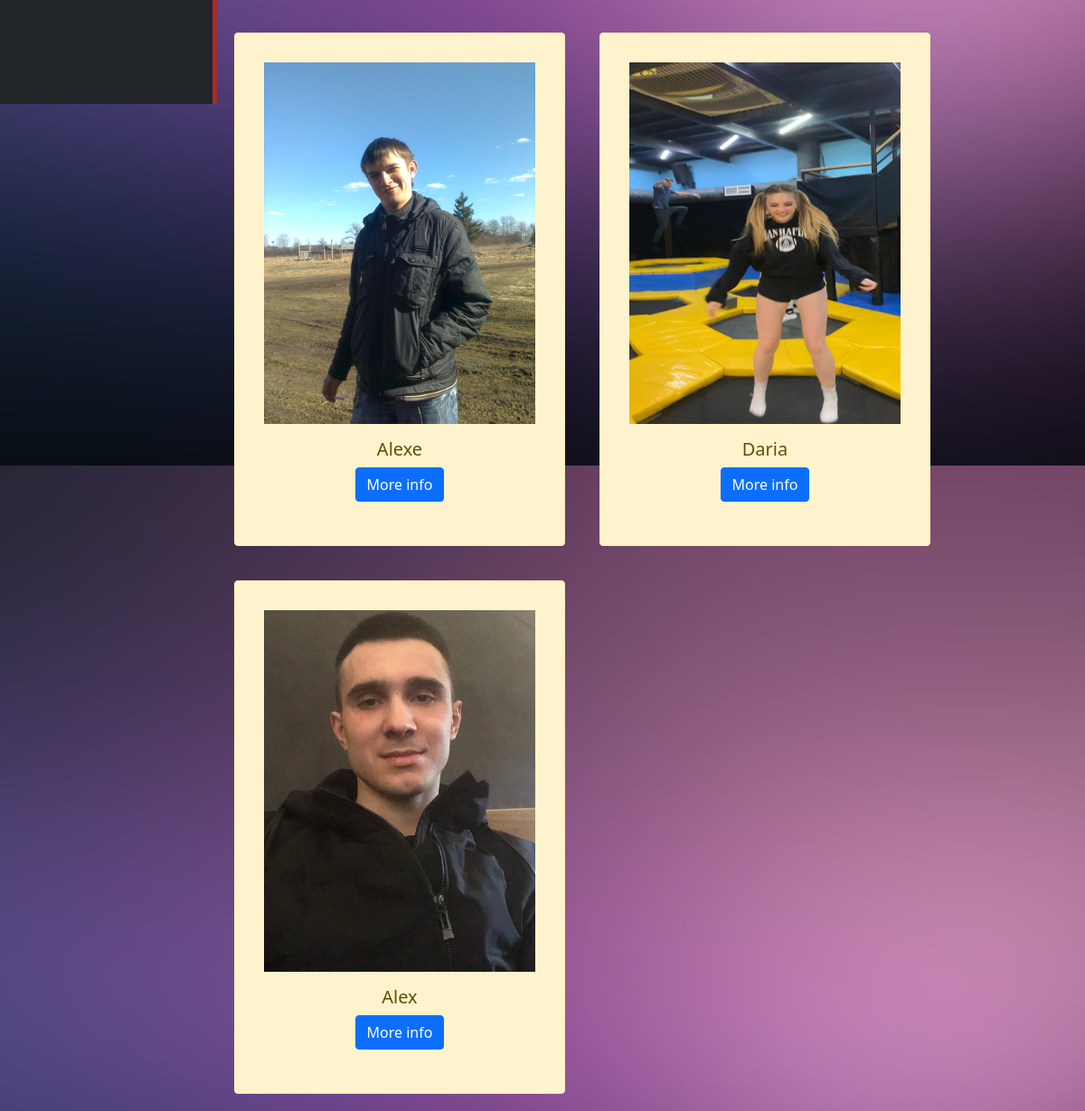
The app's page /project_tasks (lower part), older data.
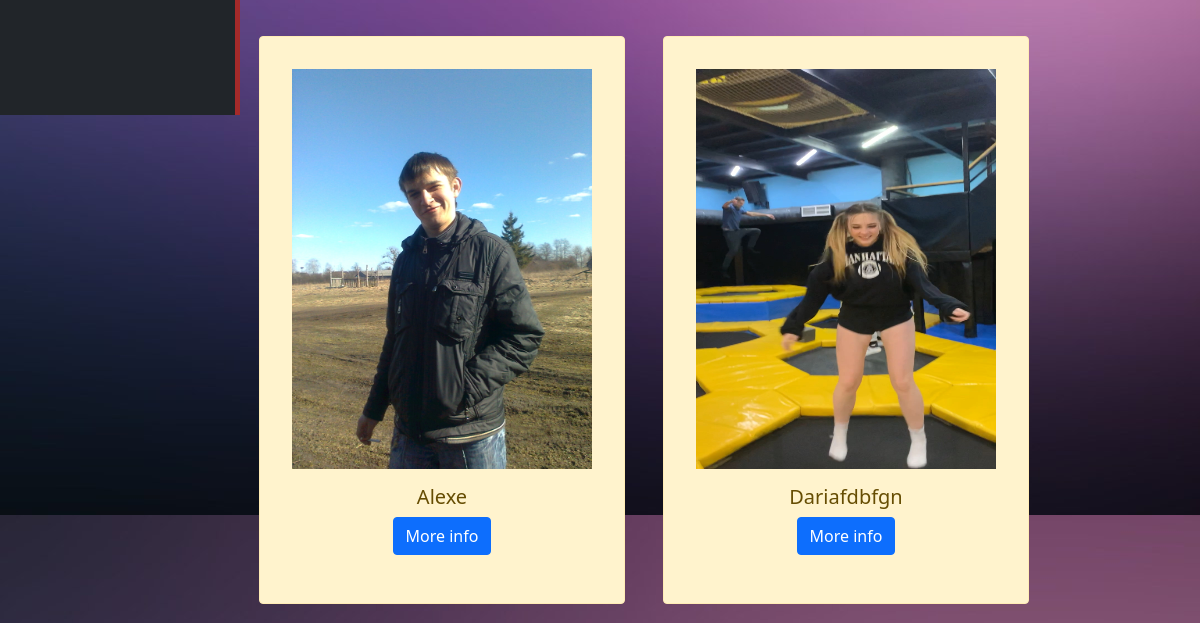
The same page, newer data.
### main/models.py (models this page shows, shortened)
class Task_free(models.Model):
    title = models.CharField('Name', max_length=50)
    task = models.TextField('Caption')
    task_img = models.ImageField(upload_to='main/static/main/img')
    def image(self):
        s = f'{self.task_img}'
        s = s[4:]
        return s
    class Meta:
        verbose_name = 'Tasks'
        verbose_name_plural = 'Task'

### main/views.py (the view)
# urls.py: path('project_tasks', views.project_tasks, name='project_tasks'),
def project_tasks(request):
    task = Task_free.objects.order_by('-id')
    context = {'task': task,
               'title': 'Tasks'}
    return render(request, 'main/project_tasks.html', context)

### main/templates/main/project_tasks.html (shortened to what this page needs)
{% extends 'base.html' %}
{% load static %}
{% block body %}
{% for el in task %}
    <div class="alert alert-warning">
        <div class="card-body">
            <img src="{{ el.image }}" width="300" height="400">
            <div class='card-body'>
                <h5 class="card-text">{{ el.title }}</h5>
                <a href="{% url 'project_detail_task' el.id %}" class="btn btn-primary">More info</a>
        </div>
    </div>
</div>
{% endfor %}
{% endblock %} с

Row changes from the older to the newer data that the page shows:
removed Task_free: image (picture), title "Alex"
changed Task_free: title "Daria" → "Dariafdbfgn"
